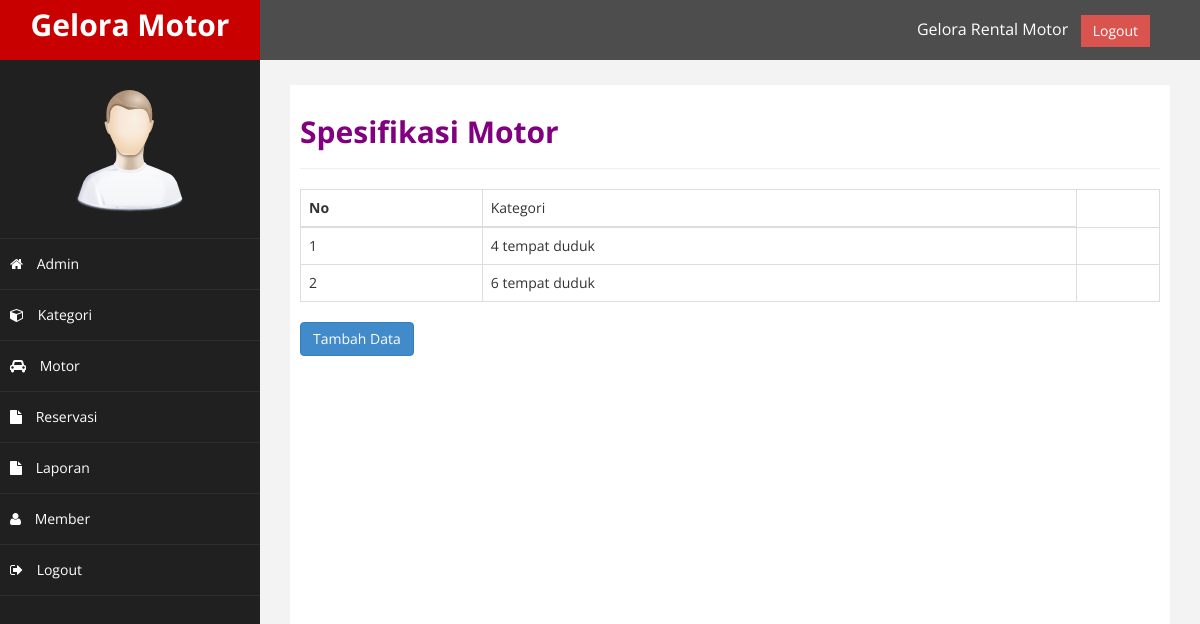
Screenshot of /admin/index.php?halaman=kategori (signed in) with the database file from the repository.
### tables this page shows
CREATE TABLE `kategori` (
  `id_kategori` int(11) NOT NULL,
  `nama_kategori` varchar(100) NOT NULL
);

### admin/kategori.php (the view)
<h2><b><font color='purple'>Spesifikasi Motor</h2></b></clor></font>
<hr>
<?php
$semuadata = array();
$ambil = $koneksi->query("SELECT * FROM kategori");
while($tiap = $ambil->fetch_assoc())
{
	$semuadata[] = $tiap;
}
?>
<table class="table table-bordered">
	<thead>
		<tr>
			<th>No</th>
			<td>Kategori</td>
		</tr>
	</thead>
	<tbody>
		<?php foreach ($semuadata as $key => $value): ?>
		<tr>
			<td><?php echo $key+1 ?></td>
			<td><?php echo $value["nama_kategori"] ?></td>
			<td>
			</td>
		</tr>
		<?php endforeach ?>
	</tbody>
</table>
<a href="index.php?halaman=tambahkategori" class="btn btn-primary">Tambah Data</a>

### admin/assets/css/custom.css (style rules this page uses)
body { font-family: 'Open Sans', sans-serif; }
h2 { color: #f00; }

### rows the page displays
kategori: nama_kategori "4 tempat duduk"
kategori: nama_kategori "6 tempat duduk"
